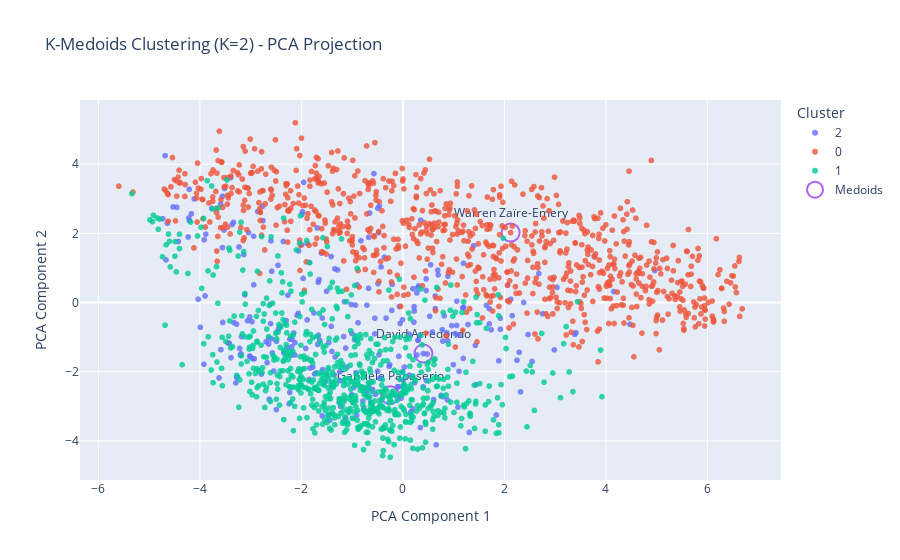

The cell this chart's notebook holds for it:
### Code cell
df_plot = pd.DataFrame({
    "x": X_pca[:, 0],
    "y": X_pca[:, 1],
    "Cluster": final_labels,
    "Name": df_with_clusters["Name"].values,
    "Club": df_with_clusters["Club"].values,
    "CA": df_with_clusters["CA"].values,
    "PA": df_with_clusters["PA"].values,
})

df_plot["is_medoid"] = False
df_plot.loc[medoid_indices, "is_medoid"] = True

fig = px.scatter(
    df_plot,
    x="x",
    y="y",
    color="Cluster",
    hover_data=["Name", "Club", "CA", "PA"],
    title=f"K-Medoids Clustering (K=2) - PCA Projection",
    opacity=0.8,
)

medoids_df = df_plot[df_plot["is_medoid"]]

fig.add_scatter(
    x=medoids_df["x"],
    y=medoids_df["y"],
    mode="markers+text",
    marker=dict(
        size=18,
        symbol="circle-open",
        line=dict(width=2, color="black"),
    ),
    text=medoids_df["Name"],
    textposition="top center",
    hoverinfo="text",
    name="Medoids",
)

fig.update_layout(
    xaxis_title="PCA Component 1",
    yaxis_title="PCA Component 2",
    legend_title="Cluster",
)

fig.show()

### Figure 1 — Plotly figure (JSON) as saved in the notebook; plotly's stock layout.template omitted (floating-point values rounded to 4 significant figures; data arrays with more than 128 entries replaced by an {"elided": "..."} marker saying what was removed)
{"data": [{"customdata": {"elided": "282x4 mixed values"}, "hovertemplate": "Cluster=2<br>x=%{x}<br>y=%{y}<br>Name=%{customdata[0]}<br>Club=%{customdata[1]}<br>CA=%{customdata[2]}<br>PA=%{customdata[3]}<extra></extra>", "legendgroup": "2", "marker": {"color": "#636efa", "opacity": 0.8, "symbol": "circle"}, "mode": "markers", "name": "2", "showlegend": true, "type": "scattergl", "x": {"elided": "282 float values"}, "xaxis": "x", "y": {"elided": "282 float values"}, "yaxis": "y"}, {"customdata": {"elided": "844x4 mixed values"}, "hovertemplate": "Cluster=0<br>x=%{x}<br>y=%{y}<br>Name=%{customdata[0]}<br>Club=%{customdata[1]}<br>CA=%{customdata[2]}<br>PA=%{customdata[3]}<extra></extra>", "legendgroup": "0", "marker": {"color": "#EF553B", "opacity": 0.8, "symbol": "circle"}, "mode": "markers", "name": "0", "showlegend": true, "type": "scattergl", "x": {"elided": "844 float values"}, "xaxis": "x", "y": {"elided": "844 float values"}, "yaxis": "y"}, {"customdata": {"elided": "695x4 mixed values"}, "hovertemplate": "Cluster=1<br>x=%{x}<br>y=%{y}<br>Name=%{customdata[0]}<br>Club=%{customdata[1]}<br>CA=%{customdata[2]}<br>PA=%{customdata[3]}<extra></extra>", "legendgroup": "1", "marker": {"color": "#00cc96", "opacity": 0.8, "symbol": "circle"}, "mode": "markers", "name": "1", "showlegend": true, "type": "scattergl", "x": {"elided": "695 float values"}, "xaxis": "x", "y": {"elided": "695 float values"}, "yaxis": "y"}, {"hoverinfo": "text", "marker": {"line": {"color": "black", "width": 2}, "size": 18, "symbol": "circle-open"}, "mode": "markers+text", "name": "Medoids", "text": ["Warren Zaïre-Emery", "David Arredondo", "Gabriele Papaserio"], "textposition": "top center", "type": "scatter", "x": [2.121, 0.4025, -0.255], "y": [2.021, -1.475, -2.681]}], "layout": {"legend": {"title": {"text": "Cluster"}, "tracegroupgap": 0}, "title": {"text": "K-Medoids Clustering (K=2) - PCA Projection"}, "xaxis": {"anchor": "y", "domain": [0, 1], "title": {"text": "PCA Component 1"}}, "yaxis": {"anchor": "x", "domain": [0, 1], "title": {"text": "PCA Component 2"}}}}
